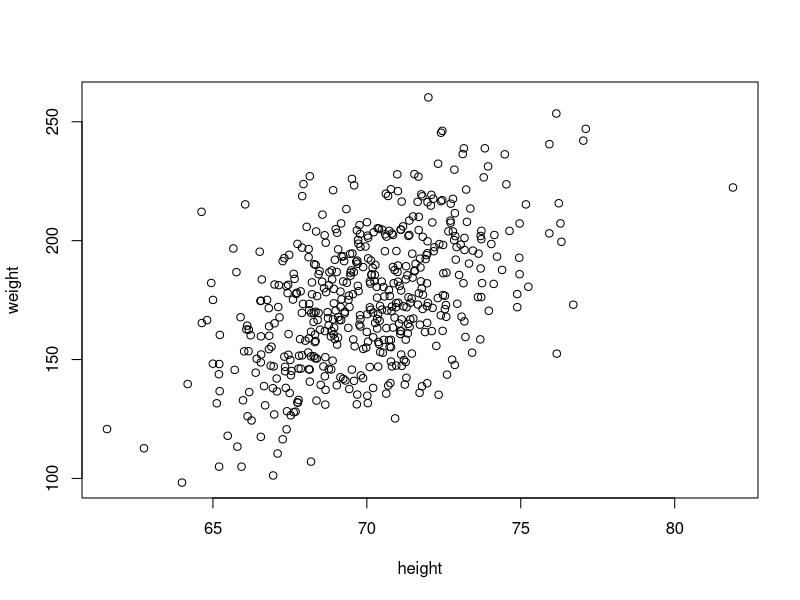
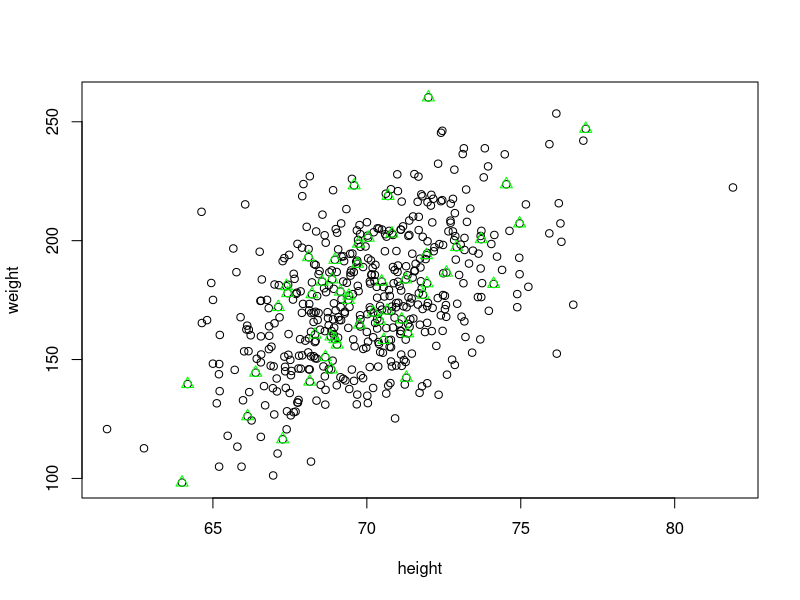
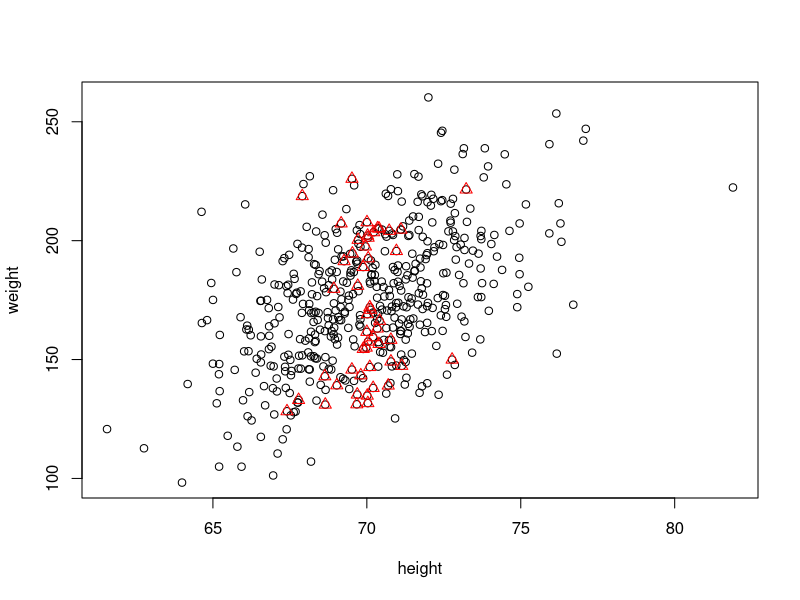

These charts were generated, in order, by the following R code:
pdf("images/chapter_6/population.pdf", width=3.5, height=3.5)
set.seed(2023)
N = 500
height <- rnorm(N, 70, 2.6)
weight <- -194.49 + 5.30 * height + rnorm(N, 0, 23.26)
population <- data.frame(height=height, weight=weight)
plot(population)
dev.off()

pdf("images/chapter_6/representSample.pdf", width=3.5, height=3.5)
plot(population)
n <- 50
idx <- sample(N, n)
rsample <- population[idx,]
points(rsample, col="green", pch=2, cex=1.2)
dev.off()

pdf("images/chapter_6/biasedSample.pdf", width=3.5, height=3.5)
plot(population)
n <- 50
f = lm(weight ~ height)
w = abs(f$residuals) / abs(height-70)
idx <- sample(N, n, prob=w)
rsample <- population[idx,]
points(rsample, col="red", pch=2, cex=1.2)
dev.off()
